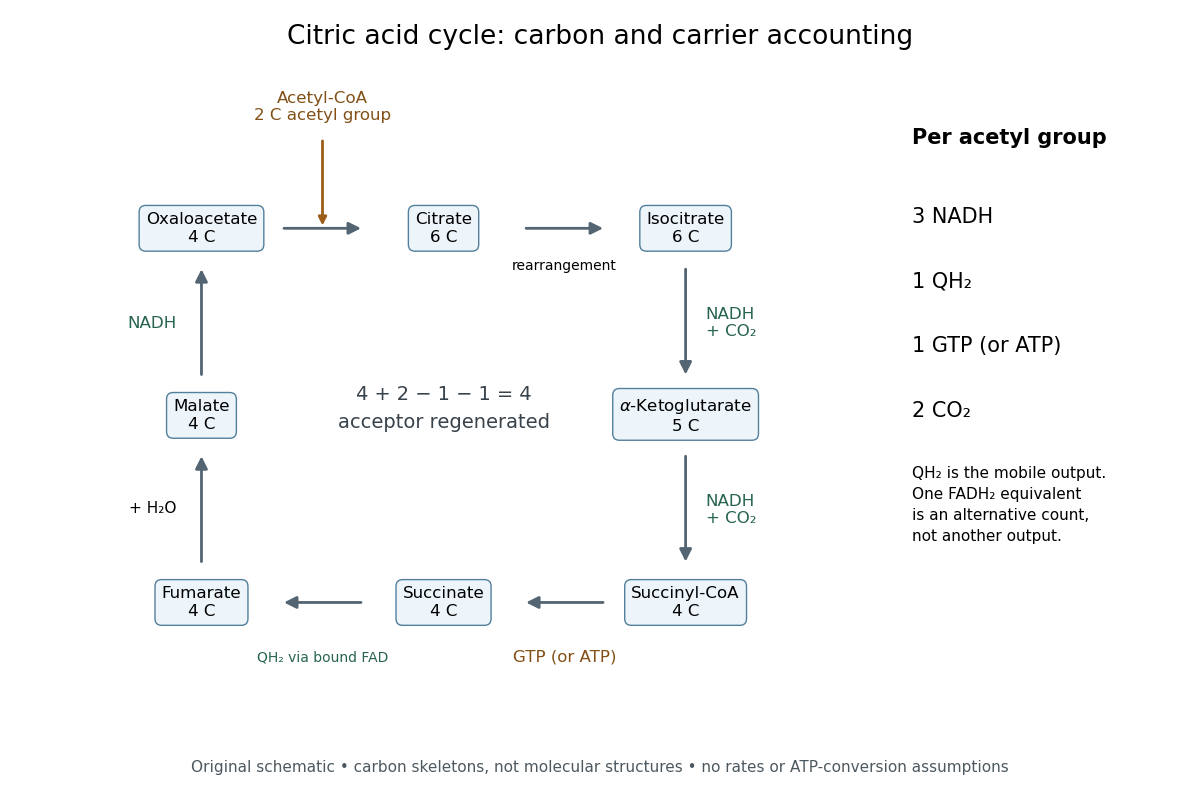

Write the Python code that produced this figure.
"""Draw one forward citric acid cycle; run from _media with Python 3.14.

Requires matplotlib 3.10.7 and numpy 2.3.5, as in pyproject.toml.
All positions are schematic. Carbon counts exclude the coenzyme A carrier.
"""

from pathlib import Path

import matplotlib.pyplot as plt
from matplotlib.patches import FancyArrowPatch
import numpy as np


def main():
    plt.rcParams.update({"font.size": 12, "font.family": "DejaVu Sans"})
    fig = plt.figure(figsize=(12, 8), facecolor="white")
    ax = fig.add_axes((0.07, 0.13, 0.62, 0.76))
    ax.set(xlim=(-1.65, 8.8), ylim=(-0.5, 8.6))
    ax.axis("off")
    nodes = [
        ("Oxaloacetate", 4, (0, 6.5)),
        ("Citrate", 6, (3.4, 6.5)),
        ("Isocitrate", 6, (6.8, 6.5)),
        (r"$\alpha$-Ketoglutarate", 5, (6.8, 3.7)),
        ("Succinyl-CoA", 4, (6.8, 0.9)),
        ("Succinate", 4, (3.4, 0.9)),
        ("Fumarate", 4, (0, 0.9)),
        ("Malate", 4, (0, 3.7)),
    ]
    for i, (_, _, start) in enumerate(nodes):
        end = nodes[(i + 1) % len(nodes)][2]
        direction = np.array(end) - start
        direction = direction / np.linalg.norm(direction)
        # Elliptical node boxes need more horizontal than vertical clearance.
        gap = 1.12 if abs(direction[0]) > 0 else 0.57
        ax.add_patch(FancyArrowPatch(
            np.array(start) + gap * direction,
            np.array(end) - gap * direction,
            arrowstyle="-|>", mutation_scale=18, lw=2, color="#536472",
        ))
    for name, carbon, (x, y) in nodes:
        ax.text(x, y, f"{name}\n{carbon} C", ha="center", va="center",
                bbox={"boxstyle": "round,pad=0.4", "fc": "#edf5fa", "ec": "#527f9c"})
    ax.annotate("", xy=(1.7, 6.5), xytext=(1.7, 7.85),
                arrowprops={"arrowstyle": "-|>", "lw": 2, "color": "#9c5d18"})
    ax.text(1.7, 8.12, "Acetyl-CoA\n2 C acetyl group", ha="center", color="#825017")
    ax.text(5.1, 5.88, "rearrangement", ha="center", fontsize=10)
    ax.text(7.08, 5.08, "NADH\n+ CO₂", va="center", color="#27644f")
    ax.text(7.08, 2.28, "NADH\n+ CO₂", va="center", color="#27644f")
    ax.text(5.1, 0.02, "GTP (or ATP)", ha="center", color="#825017")
    ax.text(1.7, 0.02, "QH₂ via bound FAD", ha="center", color="#27644f", fontsize=10)
    ax.text(-0.35, 2.3, "+ H₂O", ha="right", va="center", fontsize=11)
    ax.text(-0.35, 5.08, "NADH", ha="right", va="center", color="#27644f")
    ax.text(3.4, 3.8, "4 + 2 − 1 − 1 = 4\nacceptor regenerated",
            ha="center", va="center", fontsize=14, color="#38424b", linespacing=1.6)
    ledger = fig.add_axes((0.76, 0.2, 0.22, 0.62))
    ledger.axis("off")
    ledger.text(0, 1, "Per acetyl group", weight="bold", fontsize=15)
    for y, text in [(0.84, "3 NADH"), (0.71, "1 QH₂"), (0.58, "1 GTP (or ATP)"), (0.45, "2 CO₂")]:
        ledger.text(0, y, text, fontsize=15)
    ledger.text(0, 0.2, "QH₂ is the mobile output.\nOne FADH₂ equivalent\nis an alternative count,\nnot another output.",
                fontsize=11, linespacing=1.5)
    fig.suptitle("Citric acid cycle: carbon and carrier accounting", fontsize=19, y=0.97)
    fig.text(0.5, 0.035, "Original schematic • carbon skeletons, not molecular structures • no rates or ATP-conversion assumptions",
             ha="center", fontsize=11, color="#4d5960")
    fig.savefig(Path.cwd() / (Path(__file__).stem + ".png"), dpi=100, facecolor="white")
    plt.close(fig)


if __name__ == "__main__":
    main()
